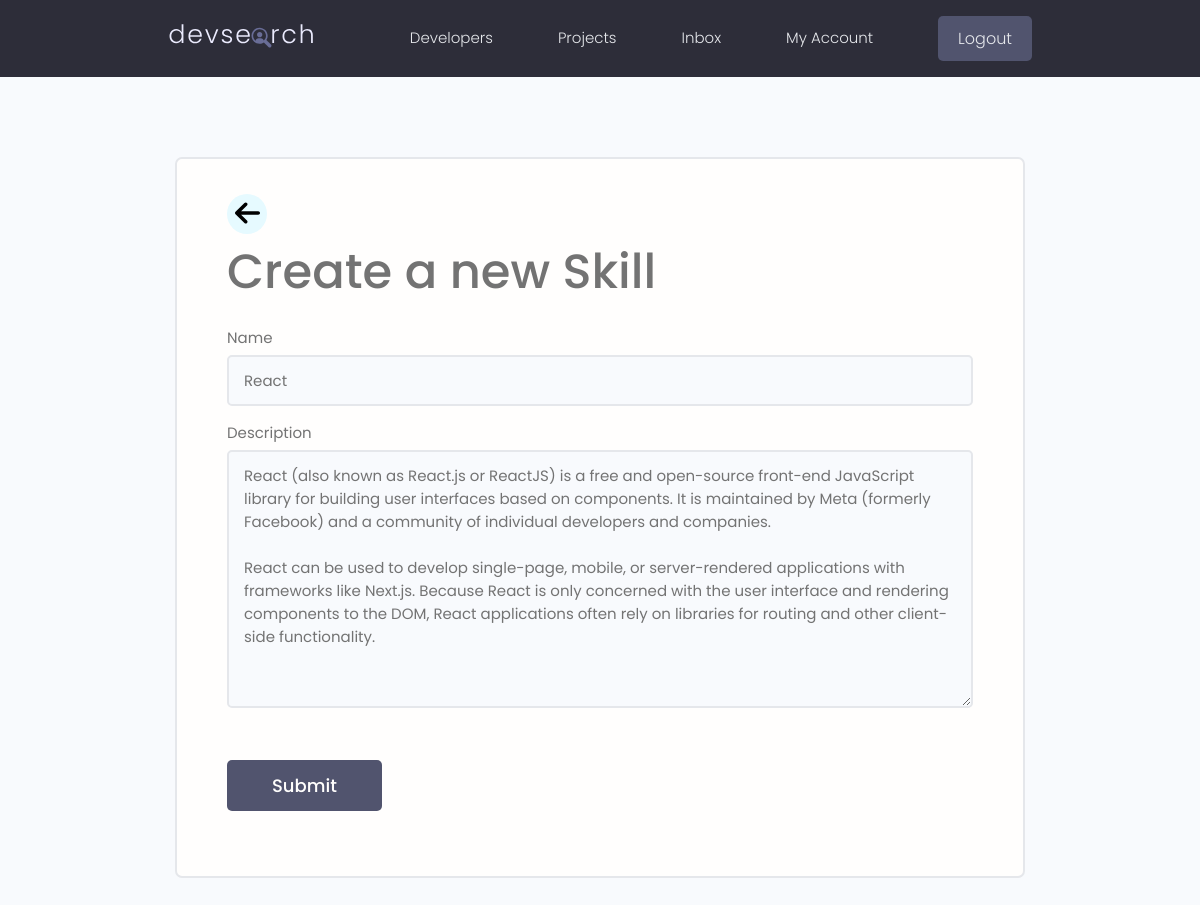
The app's page /update-skill/78a474c8-43da-40a9-a566-ad9ea6b587e6 (signed in) with its own data.
### users/models.py (models this page shows, shortened)
class Skill(models.Model):
    owner = models.ForeignKey(Profile, on_delete=models.CASCADE, null=True, blank=True)
    name = models.CharField(max_length=200, blank=True, null=True)
    description = models.TextField(blank=True, null=True)
    created = models.DateTimeField(auto_now_add=True)
    id = models.UUIDField(default=uuid.uuid4, unique=True,
                          primary_key=True, editable=False)

### users/views.py (the view)
# urls.py: path('update-skill/<str:pk>', views.updateSkill, name="edit-skill"),
@login_required(login_url='login')
def updateSkill(request, pk):
    profile = request.user.profile
    skill = profile.skill_set.get(id=pk)
    form = SkillForm(instance=skill)
    if request.method == 'POST':
        form = SkillForm(request.POST, isinstance=skill)
        if form.is_valid():
            skill.save()
            messages.success(request, 'Skill was updates successfully!')
            return redirect('account')
    context = {'form':form}
    return render(request, 'users/skill-form.html', context)

### users/forms.py
class SkillForm(ModelForm):
    class Meta:
        model = Skill
        fields = '__all__'
        exclude = ['owner']
    def __init__(self, *args, **kwargs):
        super(SkillForm, self).__init__(*args, **kwargs)
        for name, field in self.fields.items():
            field.widget.attrs.update({'class' : 'input'} )

### users/templates/users/skill-form.html (shortened to what this page needs)
{% extends 'main.html' %}
{% load static %}
{% block content%}
<main class="formPage my-xl">
    <div class="content-box">
        <div class="formWrapper">
            <a class="backButton" href="{% url 'account' %}"><img style="width: 25px;"src="{%static 'images/icons/arrow-left-solid.svg'%}" alt=""></a>
            <h1 >Create a new Skill</h1>
            <form action="" method="POST">
                {% for field in form %}
                <div class="form__field">
                    <label for="formInput#text"> {{field.label}} </label>
                    {{field}}
                </div>
                {% endfor %}
                <input class="btn btn--sub btn--lg  my-md" type="submit" value="Submit" />
            </form>
        </div>
    </div>
</main>
{% endblock %}

### static/styles/app.css (style rules this page uses)
:root { --color-sub: #2d2d39; }
.btn--sub { background-color: var(--color-sub-light); }
img { width: 100%; }
.content-box { width: 95%; max-width: 85rem; margin: 0 auto; }
.backButton { background: var(--color-main-light); color: var(--color-main); width: 4rem; height: 4rem; display: flex; align-items: center; justify-content: center; border-radius: 50%; }
.formPage .formWrapper { list-style: none; background: var(--color-white); padding: 3.5rem 5rem; border: 2px solid var(--color-light); border-radius: 0.7rem; }

### static/uikit/styles/modules/_variables.css (style rules this page uses)
:root { --color-main: #5aa5b9; --color-main-light: #e6faff; --color-sub: #3f4156; --color-sub-light: #51546e; --color-sub-lighter: #ededfd; --color-text: #737373; --color-gray: #8b8b8b; --color-light: #e5e7eb; --color-light-gray: #767676; --color-bg: #f8fafd; --color-white: #fffefd; --color-white-light: #f3f3f3; --color-success: #359e64; --color-success-bg: #def8e8; --color-error: #fc4b0b; --color-error-bg: #fff2ee; --font-base: 'Poppins', arial, helvetica, 'Segoe UI', roboto, ubuntu, sans-serif; --font-monospace: 'Fira Code', 'Courier New', courier, monospace; --font-regular: 300; --font-medium: 500; --font-bold: 700; --generic-shadow: 1px 1px 5px #00000010; --generic-transition: all 0.3s ease-in-out; }

### static/uikit/styles/modules/_base.css (style rules this page uses)
* { margin: 0; padding: 0; box-sizing: border-box; text-rendering: optimizeLegibility; color: inherit; font-size: inherit; }
html { font-size: 50%; }
@media only screen and (min-width: 480px) { html { font-size: 56.25%; } }
@media only screen and (min-width: 1200px) { html { font-size: 62.5%; } }
body { line-height: 1.6; font-weight: 400; font-size: 1.5rem; color: var(--color-text); background-color: var(--color-bg); min-height: 100vh; }

### static/uikit/styles/modules/_typography.css (style rules this page uses)
* { font-family: var(--font-base); }
h1 { font-size: 4.8rem; font-weight: var(--font-medium); }
a { padding-bottom: 2px; text-decoration: none; display: inline-block; color: var(--color-main); font-weight: var(--font-medium); }

### static/uikit/styles/modules/_utilities.css (style rules this page uses)
.my-md { margin: 3rem auto; }
.my-xl { margin: 8rem auto; }

### static/uikit/styles/modules/_button.css (style rules this page uses)
.btn { display: inline-block; position: relative; cursor: pointer; background-color: var(--color-light); font-weight: var(--font-medium); color: var(--color-sub); text-decoration: none; padding: 1rem 2rem; border-radius: 0.5rem; border: none; width: -webkit-fit-content; width: -moz-fit-content; width: fit-content; height: -webkit-fit-content; height: -moz-fit-content; height: fit-content; font-size: 1.6rem; outline-width: 0; outline-color: transparent; -webkit-backface-visibility: hidden; backface-visibility: hidden; transition: all 0.3s ease-in-out; }
.btn--sub { background-color: var(--color-sub); color: var(--color-white); }
.btn--lg { font-size: 1.8rem; padding: 1.2rem 4.5rem; }

### static/uikit/styles/modules/_form.css (style rules this page uses)
.form__field { margin-top: 1.5rem; margin-bottom: 1.5rem; }
.form__label, .form__field > label { display: block; margin-bottom: 0.5rem; color: var(--color-text); }
input.input[type='text'], input.input[type='email'], input.input[type='password'], input.input[type='number'], textarea.input { min-width: 24rem; width: 100%; padding: 1.2rem 1.5rem; border-radius: 0.5rem; border: 2px solid var(--color-light); transition: all 0.3s ease-in-out; background-color: var(--color-bg); }

### records on screen
Skill: form "React" "React (also known as React.js or ReactJS) is a free and open-source front-end JavaScript library for building user interfaces based on components. It is maintained by Meta (formerly Facebook) and a community of individual developers and companies. React can be used to develop single-page, mobile, or server-rendered applications with frameworks like Next.js. Because React is only concerned with the user interface and rendering components to the DOM, React applications often rely on libraries for routing and other client-side functionality."

### other values on screen
{{ field.label }} "Name" "Description"
